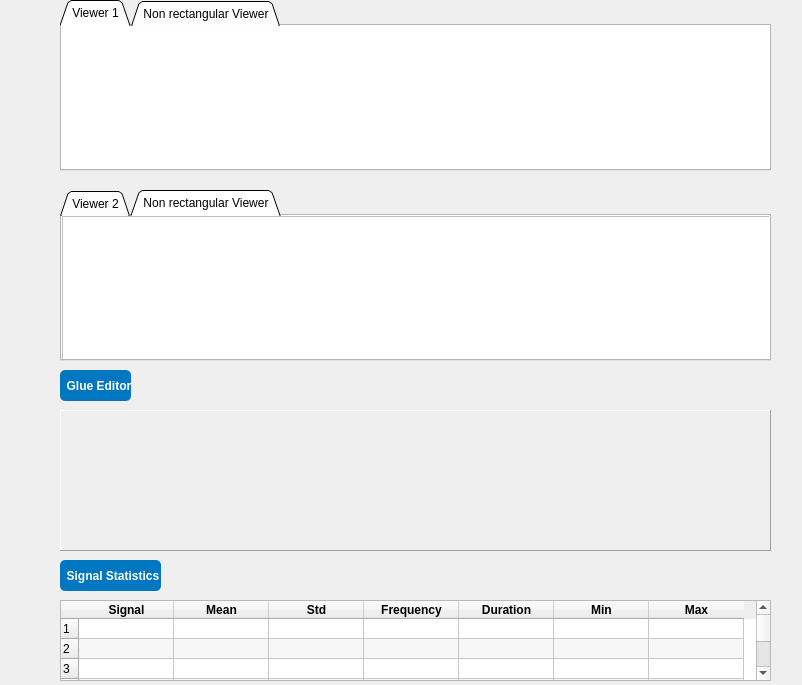
<?xml version="1.0" encoding="UTF-8"?>
<ui version="4.0">
 <class>Form</class>
 <widget class="QWidget" name="Form">
  <property name="geometry">
   <rect>
    <x>0</x>
    <y>0</y>
    <width>802</width>
    <height>685</height>
   </rect>
  </property>
  <property name="sizePolicy">
   <sizepolicy hsizetype="Ignored" vsizetype="Ignored">
    <horstretch>0</horstretch>
    <verstretch>0</verstretch>
   </sizepolicy>
  </property>
  <property name="windowTitle">
   <string>Form</string>
  </property>
  <widget class="QFrame" name="GlueEditor">
   <property name="enabled">
    <bool>true</bool>
   </property>
   <property name="geometry">
    <rect>
     <x>60</x>
     <y>410</y>
     <width>711</width>
     <height>141</height>
    </rect>
   </property>
   <property name="sizePolicy">
    <sizepolicy hsizetype="Expanding" vsizetype="Expanding">
     <horstretch>0</horstretch>
     <verstretch>0</verstretch>
    </sizepolicy>
   </property>
   <property name="frameShape">
    <enum>QFrame::Panel</enum>
   </property>
   <property name="frameShadow">
    <enum>QFrame::Raised</enum>
   </property>
  </widget>
  <widget class="QTabWidget" name="viewer1">
   <property name="geometry">
    <rect>
     <x>60</x>
     <y>0</y>
     <width>711</width>
     <height>171</height>
    </rect>
   </property>
   <property name="palette">
    <palette>
     <active>
      <colorrole role="WindowText">
       <brush brushstyle="SolidPattern">
        <color alpha="255">
         <red>0</red>
         <green>0</green>
         <blue>0</blue>
        </color>
       </brush>
      </colorrole>
      <colorrole role="Button">
       <brush brushstyle="SolidPattern">
        <color alpha="255">
         <red>253</red>
         <green>253</green>
         <blue>253</blue>
        </color>
       </brush>
      </colorrole>
      <colorrole role="Light">
       <brush brushstyle="SolidPattern">
        <color alpha="255">
         <red>255</red>
         <green>255</green>
         <blue>255</blue>
        </color>
       </brush>
      </colorrole>
      <colorrole role="Midlight">
       <brush brushstyle="SolidPattern">
        <color alpha="255">
         <red>254</red>
         <green>254</green>
         <blue>254</blue>
        </color>
       </brush>
      </colorrole>
      <colorrole role="Dark">
       <brush brushstyle="SolidPattern">
        <color alpha="255">
         <red>126</red>
         <green>126</green>
         <blue>126</blue>
        </color>
       </brush>
      </colorrole>
      <colorrole role="Mid">
       <brush brushstyle="SolidPattern">
        <color alpha="255">
         <red>169</red>
         <green>169</green>
         <blue>169</blue>
        </color>
       </brush>
      </colorrole>
      <colorrole role="Text">
       <brush brushstyle="SolidPattern">
        <color alpha="255">
         <red>0</red>
         <green>0</green>
         <blue>0</blue>
        </color>
       </brush>
      </colorrole>
      <colorrole role="BrightText">
       <brush brushstyle="SolidPattern">
        <color alpha="255">
         <red>255</red>
         <green>255</green>
         <blue>255</blue>
        </color>
       </brush>
      </colorrole>
      <colorrole role="ButtonText">
       <brush brushstyle="SolidPattern">
        <color alpha="255">
         <red>0</red>
         <green>0</green>
         <blue>0</blue>
        </color>
       </brush>
      </colorrole>
      <colorrole role="Base">
       <brush brushstyle="SolidPattern">
        <color alpha="255">
         <red>255</red>
         <green>255</green>
         <blue>255</blue>
        </color>
       </brush>
      </colorrole>
      <colorrole role="Window">
       <brush brushstyle="SolidPattern">
        <color alpha="255">
         <red>253</red>
         <green>253</green>
         <blue>253</blue>
        </color>
       </brush>
      </colorrole>
      <colorrole role="Shadow">
       <brush brushstyle="SolidPattern">
        <color alpha="255">
         <red>0</red>
         <green>0</green>
         <blue>0</blue>
        </color>
       </brush>
      </colorrole>
      <colorrole role="AlternateBase">
       <brush brushstyle="SolidPattern">
        <color alpha="255">
         <red>254</red>
         <green>254</green>
         <blue>254</blue>
        </color>
       </brush>
      </colorrole>
      <colorrole role="ToolTipBase">
       <brush brushstyle="SolidPattern">
        <color alpha="255">
         <red>255</red>
         <green>255</green>
         <blue>220</blue>
        </color>
       </brush>
      </colorrole>
      <colorrole role="ToolTipText">
       <brush brushstyle="SolidPattern">
        <color alpha="255">
         <red>0</red>
         <green>0</green>
         <blue>0</blue>
        </color>
       </brush>
      </colorrole>
      <colorrole role="PlaceholderText">
       <brush brushstyle="SolidPattern">
        <color alpha="128">
         <red>0</red>
         <green>0</green>
         <blue>0</blue>
        </color>
       </brush>
      </colorrole>
     </active>
     <inactive>
      <colorrole role="WindowText">
       <brush brushstyle="SolidPattern">
        <color alpha="255">
         <red>0</red>
         <green>0</green>
         <blue>0</blue>
        </color>
       </brush>
      </colorrole>
      <colorrole role="Button">
       <brush brushstyle="SolidPattern">
        <color alpha="255">
         <red>253</red>
         <green>253</green>
         <blue>253</blue>
        </color>
       </brush>
      </colorrole>
      <colorrole role="Light">
       <brush brushstyle="SolidPattern">
        <color alpha="255">
         <red>255</red>
         <green>255</green>
         <blue>255</blue>
        </color>
       </brush>
      </colorrole>
      <colorrole role="Midlight">
       <brush brushstyle="SolidPattern">
        <color alpha="255">
         <red>254</red>
         <green>254</green>
         <blue>254</blue>
        </color>
       </brush>
      </colorrole>
      <colorrole role="Dark">
       <brush brushstyle="SolidPattern">
        <color alpha="255">
         <red>126</red>
         <green>126</green>
         <blue>126</blue>
        </color>
       </brush>
      </colorrole>
      <colorrole role="Mid">
       <brush brushstyle="SolidPattern">
        <color alpha="255">
         <red>169</red>
         <green>169</green>
         <blue>169</blue>
        </color>
       </brush>
      </colorrole>
      <colorrole role="Text">
       <brush brushstyle="SolidPattern">
        <color alpha="255">
         <red>0</red>
         <green>0</green>
         <blue>0</blue>
        </color>
       </brush>
      </colorrole>
      <colorrole role="BrightText">
       <brush brushstyle="SolidPattern">
        <color alpha="255">
         <red>255</red>
         <green>255</green>
         <blue>255</blue>
        </color>
       </brush>
      </colorrole>
      <colorrole role="ButtonText">
       <brush brushstyle="SolidPattern">
        <color alpha="255">
         <red>0</red>
         <green>0</green>
         <blue>0</blue>
        </color>
       </brush>
      </colorrole>
      <colorrole role="Base">
       <brush brushstyle="SolidPattern">
        <color alpha="255">
         <red>255</red>
         <green>255</green>
         <blue>255</blue>
        </color>
       </brush>
      </colorrole>
      <colorrole role="Window">
       <brush brushstyle="SolidPattern">
        <color alpha="255">
         <red>253</red>
         <green>253</green>
         <blue>253</blue>
        </color>
       </brush>
      </colorrole>
      <colorrole role="Shadow">
       <brush brushstyle="SolidPattern">
        <color alpha="255">
         <red>0</red>
         <green>0</green>
         <blue>0</blue>
        </color>
       </brush>
      </colorrole>
      <colorrole role="AlternateBase">
       <brush brushstyle="SolidPattern">
        <color alpha="255">
         <red>254</red>
         <green>254</green>
         <blue>254</blue>
        </color>
       </brush>
      </colorrole>
      <colorrole role="ToolTipBase">
       <brush brushstyle="SolidPattern">
        <color alpha="255">
         <red>255</red>
         <green>255</green>
         <blue>220</blue>
        </color>
       </brush>
      </colorrole>
      <colorrole role="ToolTipText">
       <brush brushstyle="SolidPattern">
        <color alpha="255">
         <red>0</red>
         <green>0</green>
         <blue>0</blue>
        </color>
       </brush>
      </colorrole>
      <colorrole role="PlaceholderText">
       <brush brushstyle="SolidPattern">
        <color alpha="128">
         <red>0</red>
         <green>0</green>
         <blue>0</blue>
        </color>
       </brush>
      </colorrole>
     </inactive>
     <disabled>
      <colorrole role="WindowText">
       <brush brushstyle="SolidPattern">
        <color alpha="255">
         <red>126</red>
         <green>126</green>
         <blue>126</blue>
        </color>
       </brush>
      </colorrole>
      <colorrole role="Button">
       <brush brushstyle="SolidPattern">
        <color alpha="255">
         <red>253</red>
         <green>253</green>
         <blue>253</blue>
        </color>
       </brush>
      </colorrole>
      <colorrole role="Light">
       <brush brushstyle="SolidPattern">
        <color alpha="255">
         <red>255</red>
         <green>255</green>
         <blue>255</blue>
        </color>
       </brush>
      </colorrole>
      <colorrole role="Midlight">
       <brush brushstyle="SolidPattern">
        <color alpha="255">
         <red>254</red>
         <green>254</green>
         <blue>254</blue>
        </color>
       </brush>
      </colorrole>
      <colorrole role="Dark">
       <brush brushstyle="SolidPattern">
        <color alpha="255">
         <red>126</red>
         <green>126</green>
         <blue>126</blue>
        </color>
       </brush>
      </colorrole>
      <colorrole role="Mid">
       <brush brushstyle="SolidPattern">
        <color alpha="255">
         <red>169</red>
         <green>169</green>
         <blue>169</blue>
        </color>
       </brush>
      </colorrole>
      <colorrole role="Text">
       <brush brushstyle="SolidPattern">
        <color alpha="255">
         <red>126</red>
         <green>126</green>
         <blue>126</blue>
        </color>
       </brush>
      </colorrole>
      <colorrole role="BrightText">
       <brush brushstyle="SolidPattern">
        <color alpha="255">
         <red>255</red>
         <green>255</green>
         <blue>255</blue>
        </color>
       </brush>
      </colorrole>
      <colorrole role="ButtonText">
       <brush brushstyle="SolidPattern">
        <color alpha="255">
         <red>126</red>
         <green>126</green>
         <blue>126</blue>
        </color>
       </brush>
      </colorrole>
      <colorrole role="Base">
       <brush brushstyle="SolidPattern">
        <color alpha="255">
         <red>253</red>
         <green>253</green>
         <blue>253</blue>
        </color>
       </brush>
      </colorrole>
      <colorrole role="Window">
       <brush brushstyle="SolidPattern">
        <color alpha="255">
         <red>253</red>
         <green>253</green>
         <blue>253</blue>
        </color>
       </brush>
      </colorrole>
      <colorrole role="Shadow">
       <brush brushstyle="SolidPattern">
        <color alpha="255">
         <red>0</red>
         <green>0</green>
         <blue>0</blue>
        </color>
       </brush>
      </colorrole>
      <colorrole role="AlternateBase">
       <brush brushstyle="SolidPattern">
        <color alpha="255">
         <red>253</red>
         <green>253</green>
         <blue>253</blue>
        </color>
       </brush>
      </colorrole>
      <colorrole role="ToolTipBase">
       <brush brushstyle="SolidPattern">
        <color alpha="255">
         <red>255</red>
         <green>255</green>
         <blue>220</blue>
        </color>
       </brush>
      </colorrole>
      <colorrole role="ToolTipText">
       <brush brushstyle="SolidPattern">
        <color alpha="255">
         <red>0</red>
         <green>0</green>
         <blue>0</blue>
        </color>
       </brush>
      </colorrole>
      <colorrole role="PlaceholderText">
       <brush brushstyle="SolidPattern">
        <color alpha="128">
         <red>0</red>
         <green>0</green>
         <blue>0</blue>
        </color>
       </brush>
      </colorrole>
     </disabled>
    </palette>
   </property>
   <property name="tabShape">
    <enum>QTabWidget::Triangular</enum>
   </property>
   <property name="currentIndex">
    <number>0</number>
   </property>
   <property name="iconSize">
    <size>
     <width>25</width>
     <height>25</height>
    </size>
   </property>
   <widget class="QWidget" name="Viewer1">
    <attribute name="title">
     <string>Viewer 1</string>
    </attribute>
    <widget class="QFrame" name="graph1">
     <property name="geometry">
      <rect>
       <x>0</x>
       <y>0</y>
       <width>711</width>
       <height>151</height>
      </rect>
     </property>
     <property name="frameShape">
      <enum>QFrame::Panel</enum>
     </property>
     <property name="frameShadow">
      <enum>QFrame::Raised</enum>
     </property>
    </widget>
   </widget>
   <widget class="QWidget" name="NonRectangular">
    <attribute name="title">
     <string>Non rectangular Viewer</string>
    </attribute>
    <widget class="QFrame" name="polar1">
     <property name="geometry">
      <rect>
       <x>0</x>
       <y>0</y>
       <width>711</width>
       <height>151</height>
      </rect>
     </property>
     <property name="frameShape">
      <enum>QFrame::StyledPanel</enum>
     </property>
     <property name="frameShadow">
      <enum>QFrame::Raised</enum>
     </property>
    </widget>
   </widget>
  </widget>
  <widget class="QTableWidget" name="Statistics">
   <property name="geometry">
    <rect>
     <x>60</x>
     <y>600</y>
     <width>711</width>
     <height>81</height>
    </rect>
   </property>
   <property name="alternatingRowColors">
    <bool>true</bool>
   </property>
   <property name="textElideMode">
    <enum>Qt::ElideNone</enum>
   </property>
   <property name="gridStyle">
    <enum>Qt::SolidLine</enum>
   </property>
   <property name="rowCount">
    <number>20</number>
   </property>
   <property name="columnCount">
    <number>7</number>
   </property>
   <attribute name="horizontalHeaderVisible">
    <bool>true</bool>
   </attribute>
   <attribute name="horizontalHeaderMinimumSectionSize">
    <number>20</number>
   </attribute>
   <attribute name="horizontalHeaderDefaultSectionSize">
    <number>95</number>
   </attribute>
   <attribute name="horizontalHeaderHighlightSections">
    <bool>true</bool>
   </attribute>
   <attribute name="horizontalHeaderShowSortIndicator" stdset="0">
    <bool>true</bool>
   </attribute>
   <attribute name="horizontalHeaderStretchLastSection">
    <bool>false</bool>
   </attribute>
   <attribute name="verticalHeaderCascadingSectionResizes">
    <bool>true</bool>
   </attribute>
   <attribute name="verticalHeaderMinimumSectionSize">
    <number>15</number>
   </attribute>
   <attribute name="verticalHeaderDefaultSectionSize">
    <number>20</number>
   </attribute>
   <attribute name="verticalHeaderShowSortIndicator" stdset="0">
    <bool>true</bool>
   </attribute>
   <row/>
   <row/>
   <row/>
   <row/>
   <row/>
   <row/>
   <row/>
   <row/>
   <row/>
   <row/>
   <row/>
   <row/>
   <row/>
   <row/>
   <row/>
   <row/>
   <row/>
   <row/>
   <row/>
   <row/>
   <column>
    <property name="text">
     <string>Signal</string>
    </property>
    <property name="font">
     <font>
      <weight>75</weight>
      <bold>true</bold>
     </font>
    </property>
   </column>
   <column>
    <property name="text">
     <string>Mean</string>
    </property>
    <property name="font">
     <font>
      <weight>75</weight>
      <bold>true</bold>
     </font>
    </property>
   </column>
   <column>
    <property name="text">
     <string>Std</string>
    </property>
    <property name="font">
     <font>
      <weight>75</weight>
      <bold>true</bold>
     </font>
    </property>
   </column>
   <column>
    <property name="text">
     <string>Frequency</string>
    </property>
    <property name="font">
     <font>
      <weight>75</weight>
      <bold>true</bold>
     </font>
    </property>
   </column>
   <column>
    <property name="text">
     <string>Duration</string>
    </property>
    <property name="font">
     <font>
      <weight>75</weight>
      <bold>true</bold>
     </font>
    </property>
   </column>
   <column>
    <property name="text">
     <string>Min</string>
    </property>
    <property name="font">
     <font>
      <weight>75</weight>
      <bold>true</bold>
     </font>
    </property>
   </column>
   <column>
    <property name="text">
     <string>Max</string>
    </property>
    <property name="font">
     <font>
      <weight>75</weight>
      <italic>false</italic>
      <bold>true</bold>
      <kerning>true</kerning>
     </font>
    </property>
   </column>
  </widget>
  <widget class="QTabWidget" name="viewer2">
   <property name="geometry">
    <rect>
     <x>60</x>
     <y>190</y>
     <width>711</width>
     <height>171</height>
    </rect>
   </property>
   <property name="palette">
    <palette>
     <active>
      <colorrole role="WindowText">
       <brush brushstyle="SolidPattern">
        <color alpha="255">
         <red>0</red>
         <green>0</green>
         <blue>0</blue>
        </color>
       </brush>
      </colorrole>
      <colorrole role="Button">
       <brush brushstyle="SolidPattern">
        <color alpha="255">
         <red>253</red>
         <green>253</green>
         <blue>253</blue>
        </color>
       </brush>
      </colorrole>
      <colorrole role="Light">
       <brush brushstyle="SolidPattern">
        <color alpha="255">
         <red>255</red>
         <green>255</green>
         <blue>255</blue>
        </color>
       </brush>
      </colorrole>
      <colorrole role="Midlight">
       <brush brushstyle="SolidPattern">
        <color alpha="255">
         <red>254</red>
         <green>254</green>
         <blue>254</blue>
        </color>
       </brush>
      </colorrole>
      <colorrole role="Dark">
       <brush brushstyle="SolidPattern">
        <color alpha="255">
         <red>126</red>
         <green>126</green>
         <blue>126</blue>
        </color>
       </brush>
      </colorrole>
      <colorrole role="Mid">
       <brush brushstyle="SolidPattern">
        <color alpha="255">
         <red>169</red>
         <green>169</green>
         <blue>169</blue>
        </color>
       </brush>
      </colorrole>
      <colorrole role="Text">
       <brush brushstyle="SolidPattern">
        <color alpha="255">
         <red>0</red>
         <green>0</green>
         <blue>0</blue>
        </color>
       </brush>
      </colorrole>
      <colorrole role="BrightText">
       <brush brushstyle="SolidPattern">
        <color alpha="255">
         <red>255</red>
         <green>255</green>
         <blue>255</blue>
        </color>
       </brush>
      </colorrole>
      <colorrole role="ButtonText">
       <brush brushstyle="SolidPattern">
        <color alpha="255">
         <red>0</red>
         <green>0</green>
         <blue>0</blue>
        </color>
       </brush>
      </colorrole>
      <colorrole role="Base">
       <brush brushstyle="SolidPattern">
        <color alpha="255">
         <red>255</red>
         <green>255</green>
         <blue>255</blue>
        </color>
       </brush>
      </colorrole>
      <colorrole role="Window">
       <brush brushstyle="SolidPattern">
        <color alpha="255">
         <red>253</red>
         <green>253</green>
         <blue>253</blue>
        </color>
       </brush>
      </colorrole>
      <colorrole role="Shadow">
       <brush brushstyle="SolidPattern">
        <color alpha="255">
         <red>0</red>
         <green>0</green>
         <blue>0</blue>
        </color>
       </brush>
      </colorrole>
      <colorrole role="AlternateBase">
       <brush brushstyle="SolidPattern">
        <color alpha="255">
         <red>254</red>
         <green>254</green>
         <blue>254</blue>
        </color>
       </brush>
      </colorrole>
      <colorrole role="ToolTipBase">
       <brush brushstyle="SolidPattern">
        <color alpha="255">
         <red>255</red>
         <green>255</green>
         <blue>220</blue>
        </color>
       </brush>
      </colorrole>
      <colorrole role="ToolTipText">
       <brush brushstyle="SolidPattern">
        <color alpha="255">
         <red>0</red>
         <green>0</green>
         <blue>0</blue>
        </color>
       </brush>
      </colorrole>
      <colorrole role="PlaceholderText">
       <brush brushstyle="SolidPattern">
        <color alpha="128">
         <red>0</red>
         <green>0</green>
         <blue>0</blue>
        </color>
       </brush>
      </colorrole>
     </active>
     <inactive>
      <colorrole role="WindowText">
       <brush brushstyle="SolidPattern">
        <color alpha="255">
         <red>0</red>
         <green>0</green>
         <blue>0</blue>
        </color>
       </brush>
      </colorrole>
      <colorrole role="Button">
       <brush brushstyle="SolidPattern">
        <color alpha="255">
         <red>253</red>
         <green>253</green>
         <blue>253</blue>
        </color>
       </brush>
      </colorrole>
      <colorrole role="Light">
       <brush brushstyle="SolidPattern">
        <color alpha="255">
         <red>255</red>
         <green>255</green>
         <blue>255</blue>
        </color>
       </brush>
      </colorrole>
      <colorrole role="Midlight">
       <brush brushstyle="SolidPattern">
        <color alpha="255">
         <red>254</red>
         <green>254</green>
         <blue>254</blue>
        </color>
       </brush>
      </colorrole>
      <colorrole role="Dark">
       <brush brushstyle="SolidPattern">
        <color alpha="255">
         <red>126</red>
         <green>126</green>
         <blue>126</blue>
        </color>
       </brush>
      </colorrole>
      <colorrole role="Mid">
       <brush brushstyle="SolidPattern">
        <color alpha="255">
         <red>169</red>
         <green>169</green>
         <blue>169</blue>
        </color>
       </brush>
      </colorrole>
      <colorrole role="Text">
       <brush brushstyle="SolidPattern">
        <color alpha="255">
         <red>0</red>
         <green>0</green>
         <blue>0</blue>
        </color>
       </brush>
      </colorrole>
      <colorrole role="BrightText">
       <brush brushstyle="SolidPattern">
        <color alpha="255">
         <red>255</red>
         <green>255</green>
         <blue>255</blue>
        </color>
       </brush>
      </colorrole>
      <colorrole role="ButtonText">
       <brush brushstyle="SolidPattern">
        <color alpha="255">
         <red>0</red>
         <green>0</green>
         <blue>0</blue>
        </color>
       </brush>
      </colorrole>
      <colorrole role="Base">
       <brush brushstyle="SolidPattern">
        <color alpha="255">
         <red>255</red>
         <green>255</green>
         <blue>255</blue>
        </color>
       </brush>
      </colorrole>
      <colorrole role="Window">
       <brush brushstyle="SolidPattern">
        <color alpha="255">
         <red>253</red>
         <green>253</green>
         <blue>253</blue>
        </color>
       </brush>
      </colorrole>
      <colorrole role="Shadow">
       <brush brushstyle="SolidPattern">
        <color alpha="255">
         <red>0</red>
         <green>0</green>
         <blue>0</blue>
        </color>
       </brush>
      </colorrole>
      <colorrole role="AlternateBase">
       <brush brushstyle="SolidPattern">
        <color alpha="255">
         <red>254</red>
         <green>254</green>
         <blue>254</blue>
        </color>
       </brush>
      </colorrole>
      <colorrole role="ToolTipBase">
       <brush brushstyle="SolidPattern">
        <color alpha="255">
         <red>255</red>
         <green>255</green>
         <blue>220</blue>
        </color>
       </brush>
      </colorrole>
      <colorrole role="ToolTipText">
       <brush brushstyle="SolidPattern">
        <color alpha="255">
         <red>0</red>
         <green>0</green>
         <blue>0</blue>
        </color>
       </brush>
      </colorrole>
      <colorrole role="PlaceholderText">
       <brush brushstyle="SolidPattern">
        <color alpha="128">
         <red>0</red>
         <green>0</green>
         <blue>0</blue>
        </color>
       </brush>
      </colorrole>
     </inactive>
     <disabled>
      <colorrole role="WindowText">
       <brush brushstyle="SolidPattern">
        <color alpha="255">
         <red>126</red>
         <green>126</green>
         <blue>126</blue>
        </color>
       </brush>
      </colorrole>
      <colorrole role="Button">
       <brush brushstyle="SolidPattern">
        <color alpha="255">
         <red>253</red>
         <green>253</green>
         <blue>253</blue>
        </color>
       </brush>
      </colorrole>
      <colorrole role="Light">
       <brush brushstyle="SolidPattern">
        <color alpha="255">
         <red>255</red>
         <green>255</green>
         <blue>255</blue>
        </color>
       </brush>
      </colorrole>
      <colorrole role="Midlight">
       <brush brushstyle="SolidPattern">
        <color alpha="255">
         <red>254</red>
         <green>254</green>
         <blue>254</blue>
        </color>
       </brush>
      </colorrole>
      <colorrole role="Dark">
       <brush brushstyle="SolidPattern">
        <color alpha="255">
         <red>126</red>
         <green>126</green>
         <blue>126</blue>
        </color>
       </brush>
      </colorrole>
      <colorrole role="Mid">
       <brush brushstyle="SolidPattern">
        <color alpha="255">
         <red>169</red>
         <green>169</green>
         <blue>169</blue>
        </color>
       </brush>
      </colorrole>
      <colorrole role="Text">
       <brush brushstyle="SolidPattern">
        <color alpha="255">
         <red>126</red>
         <green>126</green>
         <blue>126</blue>
        </color>
       </brush>
      </colorrole>
      <colorrole role="BrightText">
       <brush brushstyle="SolidPattern">
        <color alpha="255">
         <red>255</red>
         <green>255</green>
         <blue>255</blue>
        </color>
       </brush>
      </colorrole>
      <colorrole role="ButtonText">
       <brush brushstyle="SolidPattern">
        <color alpha="255">
         <red>126</red>
         <green>126</green>
         <blue>126</blue>
        </color>
       </brush>
      </colorrole>
      <colorrole role="Base">
       <brush brushstyle="SolidPattern">
        <color alpha="255">
         <red>253</red>
         <green>253</green>
         <blue>253</blue>
        </color>
       </brush>
      </colorrole>
      <colorrole role="Window">
       <brush brushstyle="SolidPattern">
        <color alpha="255">
         <red>253</red>
         <green>253</green>
         <blue>253</blue>
        </color>
       </brush>
      </colorrole>
      <colorrole role="Shadow">
       <brush brushstyle="SolidPattern">
        <color alpha="255">
         <red>0</red>
         <green>0</green>
         <blue>0</blue>
        </color>
       </brush>
      </colorrole>
      <colorrole role="AlternateBase">
       <brush brushstyle="SolidPattern">
        <color alpha="255">
         <red>253</red>
         <green>253</green>
         <blue>253</blue>
        </color>
       </brush>
      </colorrole>
      <colorrole role="ToolTipBase">
       <brush brushstyle="SolidPattern">
        <color alpha="255">
         <red>255</red>
         <green>255</green>
         <blue>220</blue>
        </color>
       </brush>
      </colorrole>
      <colorrole role="ToolTipText">
       <brush brushstyle="SolidPattern">
        <color alpha="255">
         <red>0</red>
         <green>0</green>
         <blue>0</blue>
        </color>
       </brush>
      </colorrole>
      <colorrole role="PlaceholderText">
       <brush brushstyle="SolidPattern">
        <color alpha="128">
         <red>0</red>
         <green>0</green>
         <blue>0</blue>
        </color>
       </brush>
      </colorrole>
     </disabled>
    </palette>
   </property>
   <property name="tabShape">
    <enum>QTabWidget::Triangular</enum>
   </property>
   <property name="currentIndex">
    <number>1</number>
   </property>
   <property name="iconSize">
    <size>
     <width>25</width>
     <height>25</height>
    </size>
   </property>
   <widget class="QWidget" name="Viewer2">
    <attribute name="title">
     <string>Viewer 2</string>
    </attribute>
    <widget class="QFrame" name="graph2">
     <property name="geometry">
      <rect>
       <x>0</x>
       <y>0</y>
       <width>711</width>
       <height>151</height>
      </rect>
     </property>
     <property name="frameShape">
      <enum>QFrame::Panel</enum>
     </property>
     <property name="frameShadow">
      <enum>QFrame::Raised</enum>
     </property>
    </widget>
   </widget>
   <widget class="QWidget" name="NonRectangular_2">
    <attribute name="title">
     <string>Non rectangular Viewer</string>
    </attribute>
    <widget class="QFrame" name="polar2">
     <property name="geometry">
      <rect>
       <x>0</x>
       <y>0</y>
       <width>711</width>
       <height>151</height>
      </rect>
     </property>
     <property name="frameShape">
      <enum>QFrame::StyledPanel</enum>
     </property>
     <property name="frameShadow">
      <enum>QFrame::Raised</enum>
     </property>
    </widget>
   </widget>
  </widget>
  <widget class="QLabel" name="label">
   <property name="geometry">
    <rect>
     <x>60</x>
     <y>370</y>
     <width>71</width>
     <height>31</height>
    </rect>
   </property>
   <property name="styleSheet">
    <string notr="true">color: white;
background-color: #0077c0;
border-radius: 5px;
font-weight: bold;
height: 30px;</string>
   </property>
   <property name="frameShape">
    <enum>QFrame::StyledPanel</enum>
   </property>
   <property name="frameShadow">
    <enum>QFrame::Raised</enum>
   </property>
   <property name="text">
    <string>  Glue Editor</string>
   </property>
  </widget>
  <widget class="QLabel" name="label_2">
   <property name="geometry">
    <rect>
     <x>60</x>
     <y>560</y>
     <width>101</width>
     <height>31</height>
    </rect>
   </property>
   <property name="styleSheet">
    <string notr="true">color: white;
background-color: #0077c0;
border-radius: 5px;
font-weight: bold;
height: 30px;</string>
   </property>
   <property name="frameShape">
    <enum>QFrame::StyledPanel</enum>
   </property>
   <property name="frameShadow">
    <enum>QFrame::Raised</enum>
   </property>
   <property name="text">
    <string>  Signal Statistics</string>
   </property>
  </widget>
 </widget>
 <resources/>
 <connections/>
</ui>
